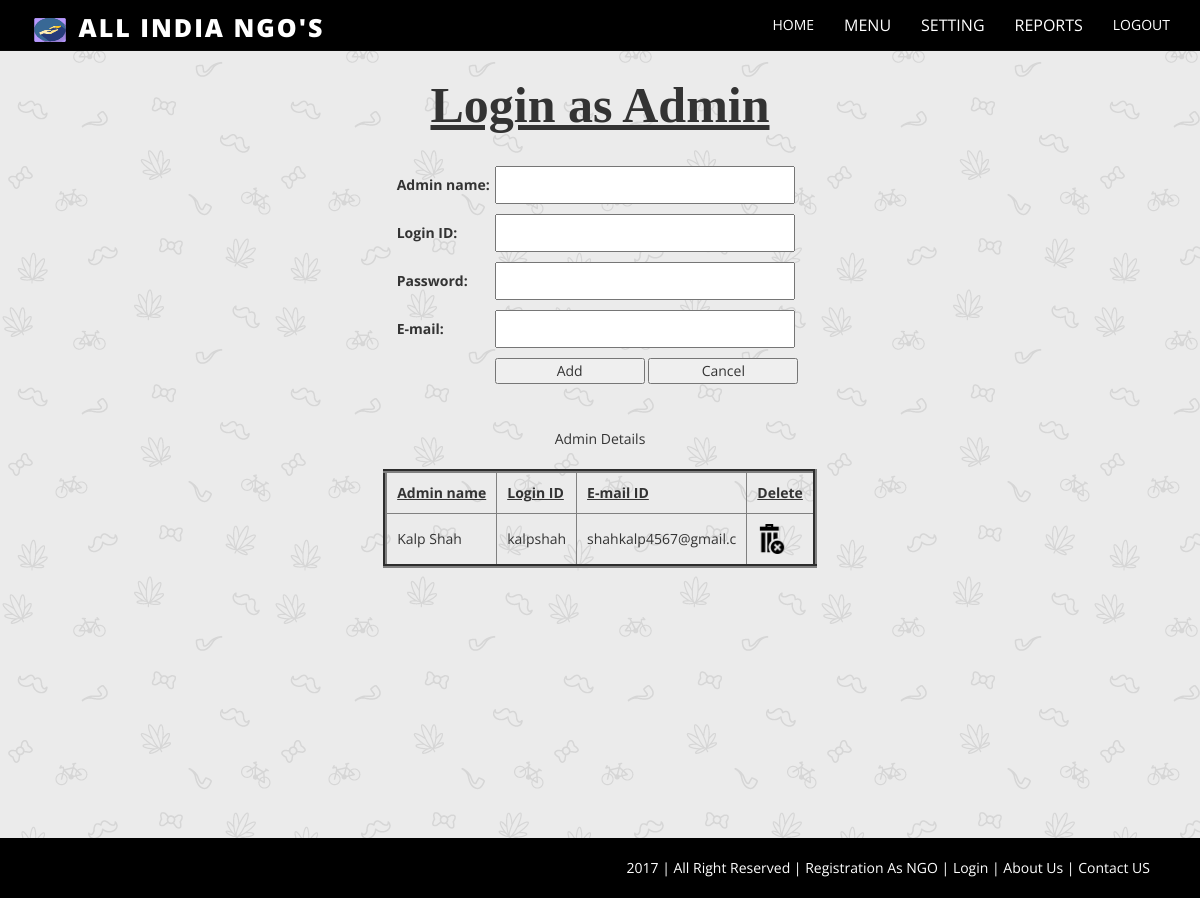
Screenshot of /project/login_admin.php with the database file from the repository.
### tables this page shows
CREATE TABLE IF NOT EXISTS `admin_table` (
  `adminid` int(10) NOT NULL AUTO_INCREMENT,
  `aname` varchar(15) NOT NULL,
  `loginid` varchar(30) NOT NULL,
  `password` varchar(30) NOT NULL,
  `emailID` varchar(20) NOT NULL,
  PRIMARY KEY (`adminid`)
);

### project/login_admin.php (the view, shortened to what this page needs)
<?php
	include("adminheader.php");
?>
<center>
<form action="addadmin.php" name="f1" onsubmit="return check(); method="post">
<span class ="header">Login as Admin</span><br><br>
<table>
<tr>
		<td><b>Admin name:</b></td>
		<td style="padding:5px"><input type="text" name="t1" style="width:300px;height:38px"></td>
</tr>
<tr>
		<td><b>Login ID:</b></td>
		<td style="padding:5px"><input type="text" name="t2" style="width:300px;height:38px"></td>
</tr>
<tr>
		<td><b>Password:</b></td>
		<td style="padding:5px"><input type="password" name="t3" style="width:300px;height:38px"></td>
</tr>
<tr>
		<td><b>E-mail:</b></td>
		<td style="padding:5px"><input type="text" name="t4" style="width:300px;height:38px"></td>
</tr>
<tr>
		<td>&nbsp;</td>
		<td style="padding:5px"><input type="Submit" value="Add" name="b1" style="width:150px;">
                     <input type="reset" value="Cancel" style="width:150px;"></tr>
</table>
</form>
  <?php
	include("dbconnection.php");
	$rs=$obj->query("select *From admin_table");
?>
 <br>
 <br>
<span class="table">Admin Details</span>
<br>
<br>
<table border=4 >
<tr>
	<td style="padding:10px"><b><u>Admin name</u></b></td>
	<td style="padding:10px"><b><u>Login ID</u></b></td>
	<td style="padding:10px"><b><u>E-mail ID</u></b></td>
	<td style="padding:10px"><b><u>Delete</u></b></td>
</tr>
	<?php
		while($db=$rs->fetch())
		{
	?>
			<tr>
				<td style="padding:10px"><?php echo $db["aname"]; ?></td>
				<td style="padding:10px"><?php echo $db["loginid"]; ?></td>
				<td style="padding:10px"><?php echo $db["emailID"]; ?></td>
				<td style="padding:10px"><a href='deleteadmin.php?x=<?php echo $db["adminid"]; ?>'><img src="image\delete.png"  height=30 width=30></a></td>
			</tr>
	<?php
	   }
	?>
</table>
<?php
	include("adminfooter.php");
?>

### project/login_admin.php (style rules this page uses)
.header { color:dark grey; font-family:bookman old style; font-size:50px; font-weight:bolder; text-decoration:underline; }

### rows the page displays
admin_table: aname "Kalp Shah", loginid "kalpshah", emailID "shahkalp4567@gmail.c"
